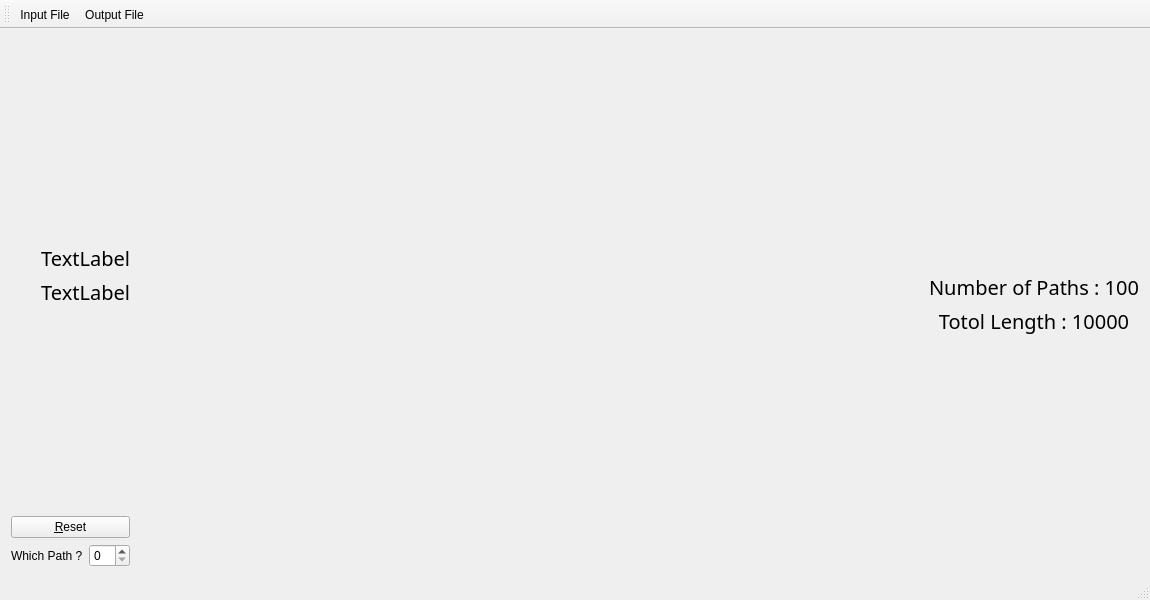
<?xml version="1.0" encoding="UTF-8"?>
<ui version="4.0">
 <class>MainWidget</class>
 <widget class="QMainWindow" name="MainWidget">
  <property name="geometry">
   <rect>
    <x>0</x>
    <y>0</y>
    <width>1150</width>
    <height>600</height>
   </rect>
  </property>
  <property name="windowTitle">
   <string>MainWidget</string>
  </property>
  <widget class="QWidget" name="centralWidget">
   <layout class="QHBoxLayout" name="horizontalLayout_2">
    <item>
     <layout class="QVBoxLayout" name="verticalLayout">
      <item>
       <spacer name="verticalSpacer_2">
        <property name="orientation">
         <enum>Qt::Vertical</enum>
        </property>
        <property name="sizeHint" stdset="0">
         <size>
          <width>20</width>
          <height>40</height>
         </size>
        </property>
       </spacer>
      </item>
      <item>
       <widget class="QLabel" name="label_2">
        <property name="font">
         <font>
          <family>Droid Sans Fallback</family>
          <pointsize>15</pointsize>
         </font>
        </property>
        <property name="text">
         <string>TextLabel</string>
        </property>
        <property name="alignment">
         <set>Qt::AlignRight|Qt::AlignTrailing|Qt::AlignVCenter</set>
        </property>
       </widget>
      </item>
      <item>
       <widget class="QLabel" name="label_3">
        <property name="font">
         <font>
          <family>Droid Sans Fallback</family>
          <pointsize>15</pointsize>
         </font>
        </property>
        <property name="text">
         <string>TextLabel</string>
        </property>
        <property name="alignment">
         <set>Qt::AlignRight|Qt::AlignTrailing|Qt::AlignVCenter</set>
        </property>
       </widget>
      </item>
      <item>
       <spacer name="verticalSpacer">
        <property name="orientation">
         <enum>Qt::Vertical</enum>
        </property>
        <property name="sizeHint" stdset="0">
         <size>
          <width>20</width>
          <height>40</height>
         </size>
        </property>
       </spacer>
      </item>
      <item>
       <widget class="QPushButton" name="pushButton">
        <property name="text">
         <string>&amp;Reset</string>
        </property>
       </widget>
      </item>
      <item>
       <layout class="QHBoxLayout" name="horizontalLayout">
        <item>
         <widget class="QLabel" name="label">
          <property name="text">
           <string>Which Path ?</string>
          </property>
         </widget>
        </item>
        <item>
         <widget class="QSpinBox" name="spinBox"/>
        </item>
       </layout>
      </item>
     </layout>
    </item>
    <item>
     <spacer name="horizontalSpacer">
      <property name="orientation">
       <enum>Qt::Horizontal</enum>
      </property>
      <property name="sizeHint" stdset="0">
       <size>
        <width>40</width>
        <height>20</height>
       </size>
      </property>
     </spacer>
    </item>
    <item>
     <layout class="QVBoxLayout" name="verticalLayout_3">
      <item>
       <spacer name="verticalSpacer_3">
        <property name="orientation">
         <enum>Qt::Vertical</enum>
        </property>
        <property name="sizeHint" stdset="0">
         <size>
          <width>20</width>
          <height>40</height>
         </size>
        </property>
       </spacer>
      </item>
      <item>
       <widget class="QLabel" name="label_5">
        <property name="font">
         <font>
          <family>Droid Sans Fallback</family>
          <pointsize>15</pointsize>
         </font>
        </property>
        <property name="text">
         <string>Number of Paths : 100</string>
        </property>
        <property name="alignment">
         <set>Qt::AlignCenter</set>
        </property>
       </widget>
      </item>
      <item>
       <widget class="QLabel" name="label_4">
        <property name="font">
         <font>
          <family>Droid Sans Fallback</family>
          <pointsize>15</pointsize>
         </font>
        </property>
        <property name="text">
         <string>Totol Length : 10000</string>
        </property>
        <property name="alignment">
         <set>Qt::AlignCenter</set>
        </property>
       </widget>
      </item>
      <item>
       <spacer name="verticalSpacer_4">
        <property name="orientation">
         <enum>Qt::Vertical</enum>
        </property>
        <property name="sizeHint" stdset="0">
         <size>
          <width>20</width>
          <height>40</height>
         </size>
        </property>
       </spacer>
      </item>
     </layout>
    </item>
   </layout>
  </widget>
  <widget class="QToolBar" name="mainToolBar">
   <attribute name="toolBarArea">
    <enum>TopToolBarArea</enum>
   </attribute>
   <attribute name="toolBarBreak">
    <bool>false</bool>
   </attribute>
   <addaction name="action_Imput_FIle"/>
   <addaction name="action_Outputfile"/>
  </widget>
  <widget class="QStatusBar" name="statusBar"/>
  <action name="action_Imput_FIle">
   <property name="text">
    <string>&amp;Input File</string>
   </property>
  </action>
  <action name="action_Outputfile">
   <property name="text">
    <string>&amp;Output File</string>
   </property>
  </action>
 </widget>
 <layoutdefault spacing="6" margin="11"/>
 <resources/>
 <connections/>
</ui>
